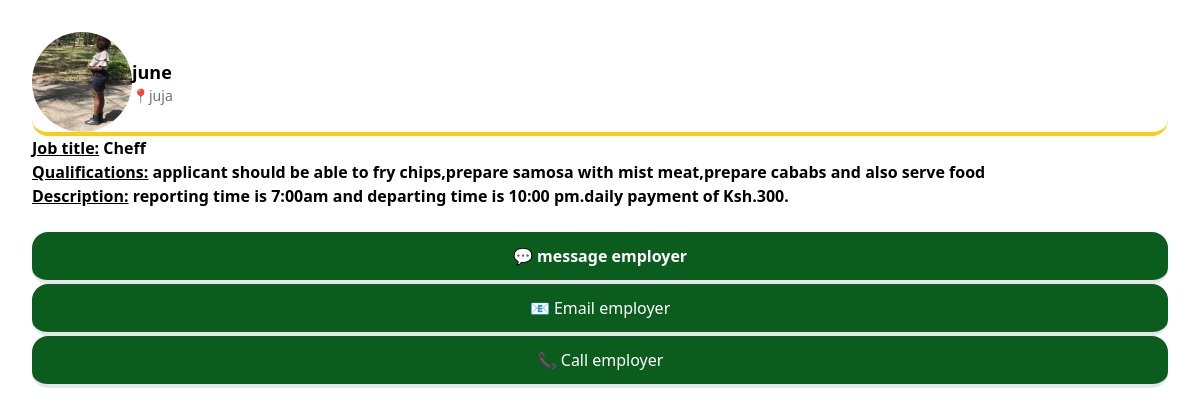
The app's page /job/3/ with its own data.
### jobs/models.py (models this page shows)
class Job(models.Model):
    user = models.ForeignKey(User,on_delete=models.CASCADE,related_name = "Job")
    job_title = models.CharField(max_length=100,blank=True)
    qualifications = models.CharField(max_length=1000)
    job_description = models.TextField(max_length=1000,blank=True)

### authentication/models.py (models this page shows)
class User(AbstractUser):
    pass

class Profile(models.Model):
    user = models.OneToOneField(User, on_delete=models.CASCADE,null=True)
    username_or_businessname = models.CharField(max_length=100,blank=True)
    profile_pic =models.ImageField(upload_to='images/',default=None)
    location = models.CharField(max_length=100,blank=True)
    phone_number = PhoneNumberField(max_length=50,blank=True)

### jobs/views.py (the view)
# urls.py: path("job/<int:id>/", views.job_details, name="job_details"),
def job_details(request,id):
    job = get_object_or_404(Job, id=id)
    return render(request, "job_details.html", {"job": job})

### jobs/templates/job_details.html (shortened to what this page needs)
{% load static %}
<!DOCTYPE html>
<html lang="en">
<head>
    <link rel="stylesheet" href="{% static 'dist/style.css' %}">
</head>
<body class="bg-gray-50">
<div class="max-w-4xl mx-auto p-8 justify-center">
    <div class="bg-white rounded-2xl shadow-md p-5 flex items-center gap-4 border-b-4 border-yellow">
        <img src="{{ job.user.profile.profile_pic.url }}" alt="{{ product.name }}" class="w-100 h-25 rounded-full object-cover" height=25 width=100>
        <div>
            <h2 class="font-bold text-lg">
                {{ job.user.username }}
            </h2>
            <p class="text-sm text-gray-500">
                📍{{ job.user.profile.location }}
            </p>
        </div>
    </div>
    <div>
        <p class="text-primary font-semibold">
            <u>Job title:</u>
                {{ job.job_title }}
        </p>
        <p class="text-primary font-semibold">
            <u>Qualifications:</u>
                {{ job.qualifications }}
        </p>
        <p class="text-primary font-semibold">
            <u>Description:</u>
                {{ job.job_description }}
        </p>
    </div>
    <div class="mt-6 max-w-7xl space-y-8">
        <div class="bg-jungle rounded-2xl shadow-md p-5 flex items-center gap-4 border-b-4 border-primary">
            <a href="{% url 'messages' %}"
            class="block w-full text-center bg-primary text-white font-semibold py-3 rounded-xl">
                💬 message employer
            </a>
        </div>
        <div class="bg-jungle rounded-2xl shadow-md p-5 flex items-center gap-4 border-b-4 border-primary">
            <a href="mailto:{{ service.user.email }}"
            class="block w-full text-center bg-gray-800 text-white py-3 rounded-xl">
                📧 Email employer
            </a>
        </div>
        <div class="bg-jungle rounded-2xl shadow-md p-5 flex items-center gap-4 border-b-4 border-primary">
            <a href="tel:{{ service.user.profile.phone_number }}"
            class="block w-full text-center bg-green-600 text-white py-3 rounded-xl">
                📞 Call employer
            </a>
        </div>
    </div>
</div>
</body>
</html>

### records on screen
Job: user.profile.profile_pic (picture), user.username "june", user.profile.location "juja", job_title "Cheff", qualifications "applicant should be able to fry chips,prepare samosa with mist meat,prepare cababs and also serve food", job_description "reporting time is 7:00am and departing time is 10:00 pm.daily payment of Ksh.300."
